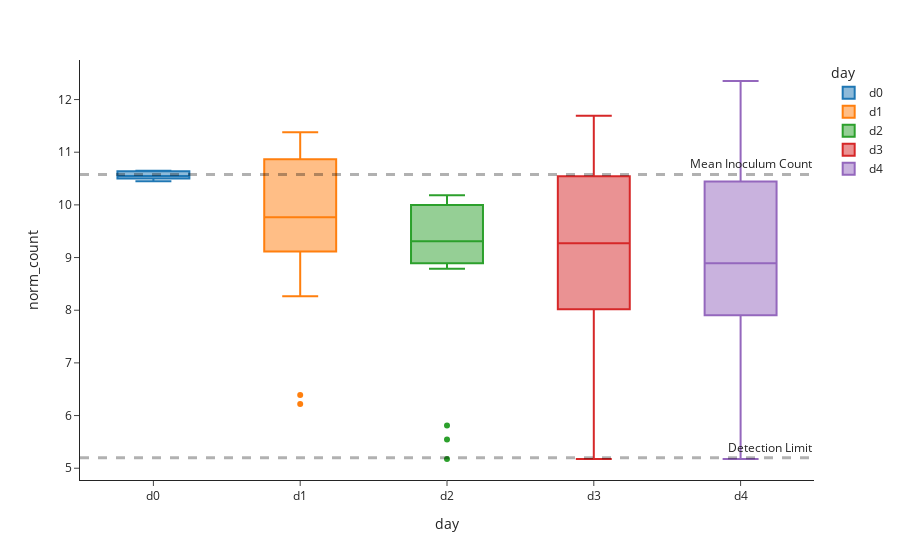

Write notebook code for a chart like this one.
### Code cell
vst_gene_cnts = pd.read_csv("/Users/ansintsova/git_repos/avocado/data/vst_gene_counts.csv")

gene = 'gntK'
test = vst_gene_cnts[(vst_gene_cnts.ShortName == gene)]
test['dayN'] = test.day.replace({'d1':1, 'd2':2, 'd3':3, 'd4':4})
test_inoculum = vst_gene_cnts[(vst_gene_cnts.ShortName == gene)& (vst_gene_cnts.mouse == 'inoculum')]
fig = px.box(test, x='day', y="norm_count", color='day',
         hover_data=['mouse'],
             template='simple_white'
             )
fig.add_hline(y=test_inoculum.norm_count.mean(), line_width=3, line_dash="dash", annotation_text="Mean Inoculum Count")
fig.add_hline(y=5.2, line_width=3, line_dash="dash", annotation_text="Detection Limit")
fig

### Figure 1 — Plotly figure (JSON) as saved in the notebook; plotly's stock layout.template omitted (floating-point values rounded to 4 significant figures)
{"data": [{"alignmentgroup": "True", "customdata": [["unenriched-inoculum"], ["inoculum"], ["inoculum"], ["inoculum"], ["inoculum"], ["inoculum"]], "hovertemplate": "day=%{x}<br>norm_count=%{y}<br>mouse=%{customdata[0]}<extra></extra>", "legendgroup": "d0", "marker": {"color": "#1F77B4"}, "name": "d0", "notched": false, "offsetgroup": "d0", "orientation": "v", "showlegend": true, "type": "box", "x": ["d0", "d0", "d0", "d0", "d0", "d0"], "x0": " ", "xaxis": "x", "y": [10.45, 10.55, 10.55, 10.5, 10.64, 10.65], "y0": " ", "yaxis": "y"}, {"alignmentgroup": "True", "customdata": [["ad927"], ["ad930"], ["ad926"], ["ad928"], ["ad929"], ["am484"], ["am483"], ["am488"], ["am485"], ["am486"], ["am487"], ["am729"], ["am727"], ["am730"], ["am731"], ["am728"], ["am732"]], "hovertemplate": "day=%{x}<br>norm_count=%{y}<br>mouse=%{customdata[0]}<extra></extra>", "legendgroup": "d1", "marker": {"color": "#FF7F0E"}, "name": "d1", "notched": false, "offsetgroup": "d1", "orientation": "v", "showlegend": true, "type": "box", "x": ["d1", "d1", "d1", "d1", "d1", "d1", "d1", "d1", "d1", "d1", "d1", "d1", "d1", "d1", "d1", "d1", "d1"], "x0": " ", "xaxis": "x", "y": [8.69, 9.675, 9.764, 9.258, 9.612, 10.86, 11.15, 9.986, 11.38, 9.304, 8.265, 10.63, 10.89, 11.01, 6.39, 10.8, 6.22], "y0": " ", "yaxis": "y"}, {"alignmentgroup": "True", "customdata": [["ad927"], ["ad926"], ["ad928"], ["ad930"], ["am484"], ["am486"], ["am483"], ["am485"], ["am487"], ["am488"], ["am728"], ["am732"], ["am729"], ["am730"], ["am731"], ["am727"]], "hovertemplate": "day=%{x}<br>norm_count=%{y}<br>mouse=%{customdata[0]}<extra></extra>", "legendgroup": "d2", "marker": {"color": "#2CA02C"}, "name": "d2", "notched": false, "offsetgroup": "d2", "orientation": "v", "showlegend": true, "type": "box", "x": ["d2", "d2", "d2", "d2", "d2", "d2", "d2", "d2", "d2", "d2", "d2", "d2", "d2", "d2", "d2", "d2"], "x0": " ", "xaxis": "x", "y": [8.789, 9.76, 9.046, 9.87, 5.547, 8.993, 10.17, 10.04, 9.376, 9.24, 10.05, 5.175, 10.18, 9.104, 5.81, 9.96], "y0": " ", "yaxis": "y"}, {"alignmentgroup": "True", "customdata": [["ad926"], ["ad927"], ["ad928"], ["ad930"], ["ad929"], ["am485"], ["am484"], ["am483"], ["am486"], ["am487"], ["am488"], ["am729"], ["am728"], ["am727"], ["am730"], ["am731"], ["am732"]], "hovertemplate": "day=%{x}<br>norm_count=%{y}<br>mouse=%{customdata[0]}<extra></extra>", "legendgroup": "d3", "marker": {"color": "#D62728"}, "name": "d3", "notched": false, "offsetgroup": "d3", "orientation": "v", "showlegend": true, "type": "box", "x": ["d3", "d3", "d3", "d3", "d3", "d3", "d3", "d3", "d3", "d3", "d3", "d3", "d3", "d3", "d3", "d3", "d3"], "x0": " ", "xaxis": "x", "y": [9.787, 9.184, 8.741, 10.57, 10.52, 10.53, 6.186, 11.38, 9.272, 6.271, 9.015, 11.06, 11.69, 10.15, 8.601, 6.183, 5.175], "y0": " ", "yaxis": "y"}, {"alignmentgroup": "True", "customdata": [["ad927"], ["ad926"], ["ad930"], ["ad928"], ["ad929"], ["am487"], ["am485"], ["am483"], ["am486"], ["am488"], ["am484"], ["am731"], ["am729"], ["am730"], ["am728"], ["am732"], ["am727"]], "hovertemplate": "day=%{x}<br>norm_count=%{y}<br>mouse=%{customdata[0]}<extra></extra>", "legendgroup": "d4", "marker": {"color": "#9467BD"}, "name": "d4", "notched": false, "offsetgroup": "d4", "orientation": "v", "showlegend": true, "type": "box", "x": ["d4", "d4", "d4", "d4", "d4", "d4", "d4", "d4", "d4", "d4", "d4", "d4", "d4", "d4", "d4", "d4", "d4"], "x0": " ", "xaxis": "x", "y": [8.89, 9.45, 10.33, 8.63, 11.19, 6.901, 10.18, 8.89, 8.241, 8.755, 5.664, 6.168, 11.8, 8.293, 12.35, 5.175, 10.78], "y0": " ", "yaxis": "y"}], "layout": {"annotations": [{"showarrow": false, "text": "Mean Inoculum Count", "x": 1, "xanchor": "right", "xref": "x domain", "y": 10.58, "yanchor": "bottom", "yref": "y"}, {"showarrow": false, "text": "Detection Limit", "x": 1, "xanchor": "right", "xref": "x domain", "y": 5.2, "yanchor": "bottom", "yref": "y"}], "boxmode": "overlay", "legend": {"title": {"text": "day"}, "tracegroupgap": 0}, "margin": {"t": 60}, "shapes": [{"line": {"dash": "dash", "width": 3}, "type": "line", "x0": 0, "x1": 1, "xref": "x domain", "y0": 10.58, "y1": 10.58, "yref": "y"}, {"line": {"dash": "dash", "width": 3}, "type": "line", "x0": 0, "x1": 1, "xref": "x domain", "y0": 5.2, "y1": 5.2, "yref": "y"}], "xaxis": {"anchor": "y", "categoryarray": ["d0", "d1", "d2", "d3", "d4"], "categoryorder": "array", "domain": [0, 1], "title": {"text": "day"}}, "yaxis": {"anchor": "x", "domain": [0, 1], "title": {"text": "norm_count"}}}}
